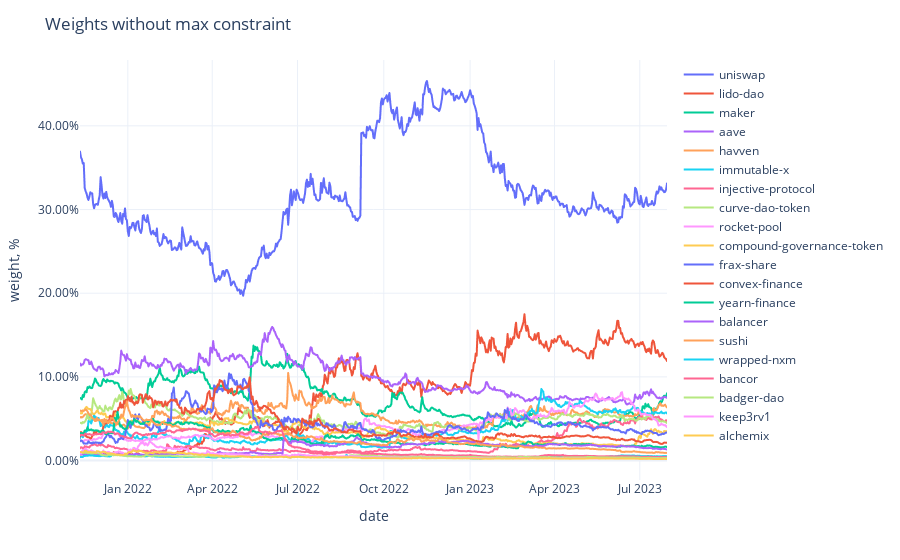

Notebook source saved alongside this figure:
### Code cell
fig = px.line(weights,
              labels={'value': 'weight, %', 'variable': ''})
fig.update_traces(
    hovertemplate="%{y}"
)
fig.update_yaxes(
    tickformat=".2%",
)
fig.update_xaxes(
    showspikes=True,
    spikethickness=2,
    spikedash="dot",
    spikecolor="#999999",
    spikemode="across",
)
fig.update_layout(
    ## showlegend=False,
    hovermode="x",
    hoverdistance=100,  ## Distance to show hover label of data point
    spikedistance=1000,  ## Distance to show spike
    template='plotly_white',
    title='Weights without max constraint'
)

### Figure 1 — Plotly figure (JSON) as saved in the notebook; plotly's stock layout.template omitted (floating-point values rounded to 4 significant figures; data arrays with more than 128 entries replaced by an {"elided": "..."} marker saying what was removed)
{"data": [{"hovertemplate": "%{y}", "legendgroup": "uniswap", "line": {"color": "#636efa", "dash": "solid"}, "marker": {"symbol": "circle"}, "mode": "lines", "name": "uniswap", "showlegend": true, "type": "scattergl", "x": {"elided": "627 str values"}, "xaxis": "x", "y": {"elided": "627 float values"}, "yaxis": "y"}, {"hovertemplate": "%{y}", "legendgroup": "lido-dao", "line": {"color": "#EF553B", "dash": "solid"}, "marker": {"symbol": "circle"}, "mode": "lines", "name": "lido-dao", "showlegend": true, "type": "scattergl", "x": {"elided": "627 str values"}, "xaxis": "x", "y": {"elided": "627 float values"}, "yaxis": "y"}, {"hovertemplate": "%{y}", "legendgroup": "maker", "line": {"color": "#00cc96", "dash": "solid"}, "marker": {"symbol": "circle"}, "mode": "lines", "name": "maker", "showlegend": true, "type": "scattergl", "x": {"elided": "627 str values"}, "xaxis": "x", "y": {"elided": "627 float values"}, "yaxis": "y"}, {"hovertemplate": "%{y}", "legendgroup": "aave", "line": {"color": "#ab63fa", "dash": "solid"}, "marker": {"symbol": "circle"}, "mode": "lines", "name": "aave", "showlegend": true, "type": "scattergl", "x": {"elided": "627 str values"}, "xaxis": "x", "y": {"elided": "627 float values"}, "yaxis": "y"}, {"hovertemplate": "%{y}", "legendgroup": "havven", "line": {"color": "#FFA15A", "dash": "solid"}, "marker": {"symbol": "circle"}, "mode": "lines", "name": "havven", "showlegend": true, "type": "scattergl", "x": {"elided": "627 str values"}, "xaxis": "x", "y": {"elided": "627 float values"}, "yaxis": "y"}, {"hovertemplate": "%{y}", "legendgroup": "immutable-x", "line": {"color": "#19d3f3", "dash": "solid"}, "marker": {"symbol": "circle"}, "mode": "lines", "name": "immutable-x", "showlegend": true, "type": "scattergl", "x": {"elided": "627 str values"}, "xaxis": "x", "y": {"elided": "627 float values"}, "yaxis": "y"}, {"hovertemplate": "%{y}", "legendgroup": "injective-protocol", "line": {"color": "#FF6692", "dash": "solid"}, "marker": {"symbol": "circle"}, "mode": "lines", "name": "injective-protocol", "showlegend": true, "type": "scattergl", "x": {"elided": "627 str values"}, "xaxis": "x", "y": {"elided": "627 float values"}, "yaxis": "y"}, {"hovertemplate": "%{y}", "legendgroup": "curve-dao-token", "line": {"color": "#B6E880", "dash": "solid"}, "marker": {"symbol": "circle"}, "mode": "lines", "name": "curve-dao-token", "showlegend": true, "type": "scattergl", "x": {"elided": "627 str values"}, "xaxis": "x", "y": {"elided": "627 float values"}, "yaxis": "y"}, {"hovertemplate": "%{y}", "legendgroup": "rocket-pool", "line": {"color": "#FF97FF", "dash": "solid"}, "marker": {"symbol": "circle"}, "mode": "lines", "name": "rocket-pool", "showlegend": true, "type": "scattergl", "x": {"elided": "627 str values"}, "xaxis": "x", "y": {"elided": "627 float values"}, "yaxis": "y"}, {"hovertemplate": "%{y}", "legendgroup": "compound-governance-token", "line": {"color": "#FECB52", "dash": "solid"}, "marker": {"symbol": "circle"}, "mode": "lines", "name": "compound-governance-token", "showlegend": true, "type": "scattergl", "x": {"elided": "627 str values"}, "xaxis": "x", "y": {"elided": "627 float values"}, "yaxis": "y"}, {"hovertemplate": "%{y}", "legendgroup": "frax-share", "line": {"color": "#636efa", "dash": "solid"}, "marker": {"symbol": "circle"}, "mode": "lines", "name": "frax-share", "showlegend": true, "type": "scattergl", "x": {"elided": "627 str values"}, "xaxis": "x", "y": {"elided": "627 float values"}, "yaxis": "y"}, {"hovertemplate": "%{y}", "legendgroup": "convex-finance", "line": {"color": "#EF553B", "dash": "solid"}, "marker": {"symbol": "circle"}, "mode": "lines", "name": "convex-finance", "showlegend": true, "type": "scattergl", "x": {"elided": "627 str values"}, "xaxis": "x", "y": {"elided": "627 float values"}, "yaxis": "y"}, {"hovertemplate": "%{y}", "legendgroup": "yearn-finance", "line": {"color": "#00cc96", "dash": "solid"}, "marker": {"symbol": "circle"}, "mode": "lines", "name": "yearn-finance", "showlegend": true, "type": "scattergl", "x": {"elided": "627 str values"}, "xaxis": "x", "y": {"elided": "627 float values"}, "yaxis": "y"}, {"hovertemplate": "%{y}", "legendgroup": "balancer", "line": {"color": "#ab63fa", "dash": "solid"}, "marker": {"symbol": "circle"}, "mode": "lines", "name": "balancer", "showlegend": true, "type": "scattergl", "x": {"elided": "627 str values"}, "xaxis": "x", "y": {"elided": "627 float values"}, "yaxis": "y"}, {"hovertemplate": "%{y}", "legendgroup": "sushi", "line": {"color": "#FFA15A", "dash": "solid"}, "marker": {"symbol": "circle"}, "mode": "lines", "name": "sushi", "showlegend": true, "type": "scattergl", "x": {"elided": "627 str values"}, "xaxis": "x", "y": {"elided": "627 float values"}, "yaxis": "y"}, {"hovertemplate": "%{y}", "legendgroup": "wrapped-nxm", "line": {"color": "#19d3f3", "dash": "solid"}, "marker": {"symbol": "circle"}, "mode": "lines", "name": "wrapped-nxm", "showlegend": true, "type": "scattergl", "x": {"elided": "627 str values"}, "xaxis": "x", "y": {"elided": "627 float values"}, "yaxis": "y"}, {"hovertemplate": "%{y}", "legendgroup": "bancor", "line": {"color": "#FF6692", "dash": "solid"}, "marker": {"symbol": "circle"}, "mode": "lines", "name": "bancor", "showlegend": true, "type": "scattergl", "x": {"elided": "627 str values"}, "xaxis": "x", "y": {"elided": "627 float values"}, "yaxis": "y"}, {"hovertemplate": "%{y}", "legendgroup": "badger-dao", "line": {"color": "#B6E880", "dash": "solid"}, "marker": {"symbol": "circle"}, "mode": "lines", "name": "badger-dao", "showlegend": true, "type": "scattergl", "x": {"elided": "627 str values"}, "xaxis": "x", "y": {"elided": "627 float values"}, "yaxis": "y"}, {"hovertemplate": "%{y}", "legendgroup": "keep3rv1", "line": {"color": "#FF97FF", "dash": "solid"}, "marker": {"symbol": "circle"}, "mode": "lines", "name": "keep3rv1", "showlegend": true, "type": "scattergl", "x": {"elided": "627 str values"}, "xaxis": "x", "y": {"elided": "627 float values"}, "yaxis": "y"}, {"hovertemplate": "%{y}", "legendgroup": "alchemix", "line": {"color": "#FECB52", "dash": "solid"}, "marker": {"symbol": "circle"}, "mode": "lines", "name": "alchemix", "showlegend": true, "type": "scattergl", "x": {"elided": "627 str values"}, "xaxis": "x", "y": {"elided": "627 float values"}, "yaxis": "y"}], "layout": {"hoverdistance": 100, "hovermode": "x", "legend": {"title": {"text": ""}, "tracegroupgap": 0}, "margin": {"t": 60}, "spikedistance": 1000, "title": {"text": "Weights without max constraint"}, "xaxis": {"anchor": "y", "domain": [0, 1], "showspikes": true, "spikecolor": "#999999", "spikedash": "dot", "spikemode": "across", "spikethickness": 2, "title": {"text": "date"}}, "yaxis": {"anchor": "x", "domain": [0, 1], "tickformat": ".2%", "title": {"text": "weight, %"}}}}
